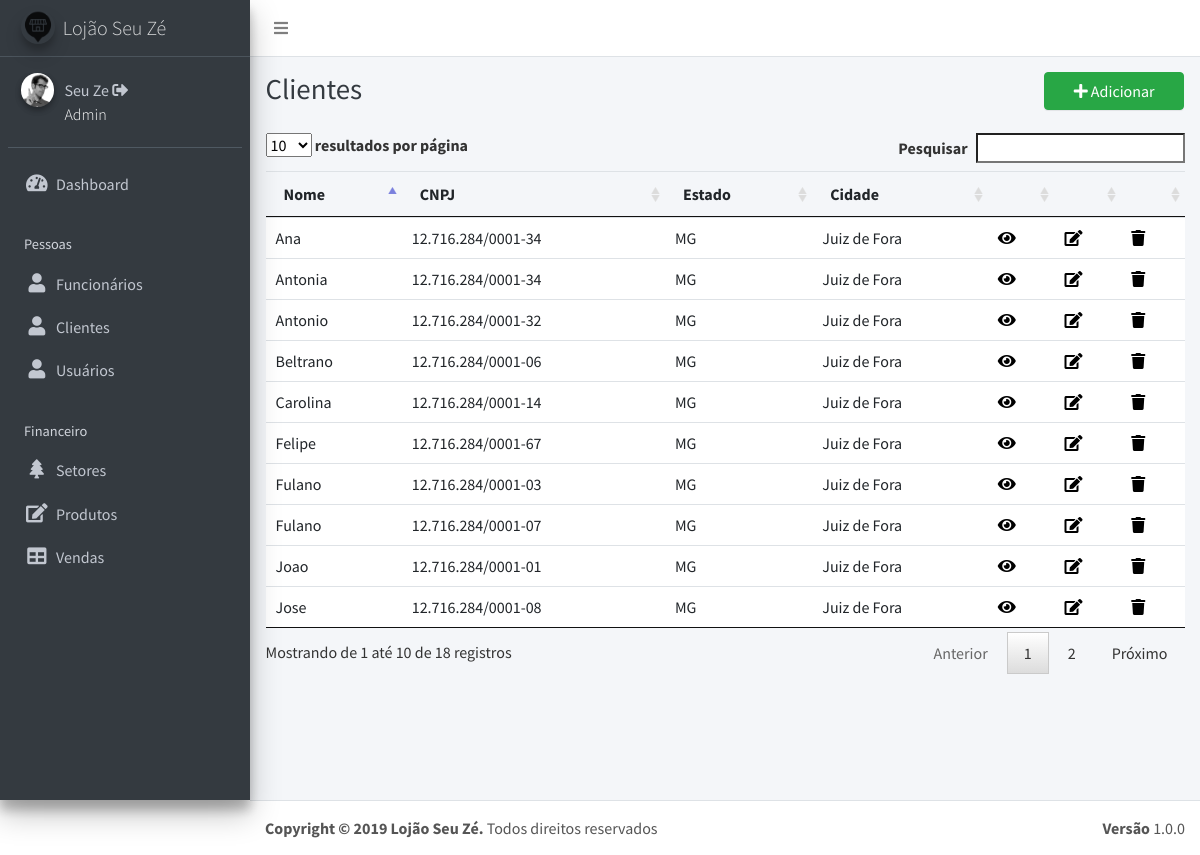
The page /listaClientes.php (signed in) on the database as committed earlier.
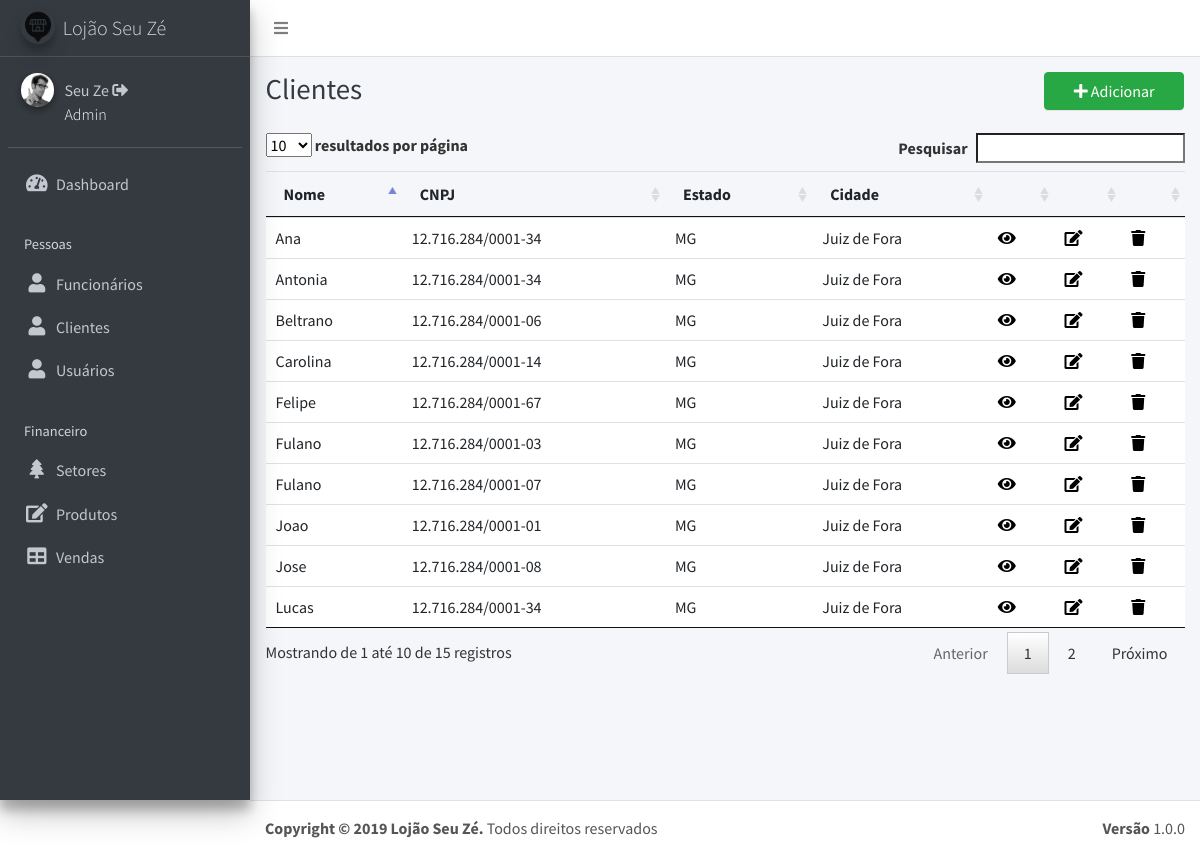
The same page on the database as committed later.
### tables this page shows
CREATE TABLE `usuarios` (
  `id` int(11) NOT NULL,
  `email` varchar(20) NOT NULL,
  `senha` varchar(40) NOT NULL,
  `tipo` varchar(11) NOT NULL,
  `nome` varchar(50) NOT NULL,
  `telefone` varchar(12) NOT NULL,
  `cpf` varchar(14) NOT NULL,
  `endereco` varchar(40) NOT NULL,
  `complemento` varchar(40) DEFAULT NULL,
  `cidade` varchar(40) NOT NULL,
  `estado` varchar(40) NOT NULL,
  `cep` varchar(10) NOT NULL,
  `cnpj` varchar(40) DEFAULT NULL,
  `nid` varchar(10) DEFAULT NULL,
  `salario` varchar(11) DEFAULT NULL,
  `cargo` varchar(40) DEFAULT NULL
);

### listaClientes.php (the view, shortened to what this page needs)
<?php require ('header.php'); ?>
<?php require ('dashboard.php'); ?>
<?php
$sql = "SELECT * FROM usuarios WHERE tipo='Cliente' ORDER BY id ASC";
$result = $conexao->query($sql);
?>
  <div class="content-wrapper">
    <div class="content-header">
      <div class="container-fluid">
        <div class="row mb-2">
          <div class="col-sm-3">
            <h1 class="m-0 text-dark">Clientes</h1>
          </div>
          <div class="col-sm-3">
          </div>
          <div class="col-sm-4">
          </div>
          <div class="col-sm-2">
            <a href="insertUsuario.php"><button type="button" class="btn btn-block btn-success"><i class="nav-icon fa fa-plus"></i> Adicionar</button></a>
          </div>
        </div>
      </div>
    </div>
    <section class="content">
      <div class="container-fluid">
        <div class="row">
          <section class="col-lg-12 connectedSortable">
            <table id="tabelinha" class="table table-hover">
              <thead>
                <tr>
                  <th>Nome</th>
                  <th>CNPJ</th>
                  <th>Estado</th>
                  <th>Cidade</th>
                  <th></th>
                  <th></th>
                  <th></th>
                </tr>
              </thead>
              <tbody>
                <?php
                if ($result->num_rows > 0) {
                    while ($row = $result->fetch_assoc()) {
                        echo "<tr href='viewUsuario.php?id=".$row['id']."' >";
                        echo "<td>" .$row["nome"] . "</td>";
                        echo "<td>" .$row["cnpj"] . "</td> ";
                        echo "<td>" .$row["estado"] . "</td>";
                        echo "<td>" .$row["cidade"] . "</td>";
                      ?>
                        <td><a href="viewUsuario.php?id=<?php echo $row['id'];?>" style="text-decoration: none;color: #000;" data-toggle="tooltip" title="Visualizar"><i class="fa fa-eye"></i></a></td>
                        <td><a href="updateCliente.php?id=<?php echo $row['id'];?>" style="text-decoration: none;color: #000;" data-toggle="tooltip" title="Editar"><i class="fa fa-edit"></i></a></td>
                        <td><a href="#" onclick="excluir(<?php echo $row['id'];?>)" style="text-decoration: none;color: #000;" data-toggle="tooltip" title="Excluir"><i class="fa fa-trash"></i></a></td>
                      <?php
                      echo "</tr>";
                    }
                }
                ?>
              </tbody>
            </table>
          </section>
        </div>
      </div>
    </section>
  </div>
<?php require ('footer.php');?>

### header.php (shortened to what this page needs)
<!DOCTYPE html>
<html>
<head>
  <link rel="stylesheet" href="https://use.fontawesome.com/releases/v5.8.1/css/all.css">
  <link rel="stylesheet" href="https://code.ionicframework.com/ionicons/2.0.1/css/ionicons.min.css">
  <link rel="stylesheet" href="dist/css/adminlte.min.css">
  <link rel="stylesheet" href="plugins/iCheck/flat/blue.css">
  <link rel="stylesheet" href="plugins/morris/morris.css">
  <link rel="stylesheet" href="plugins/jvectormap/jquery-jvectormap-1.2.2.css">
  <link rel="stylesheet" href="plugins/datepicker/datepicker3.css">
  <link rel="stylesheet" href="plugins/daterangepicker/daterangepicker-bs3.css">
  <link rel="stylesheet" href="plugins/bootstrap-wysihtml5/bootstrap3-wysihtml5.min.css">
  <link rel="stylesheet" type="text/css" href="plugins/datatables/jquery.dataTables.css">
</head>
<body class="hold-transition sidebar-mini">
<div class="wrapper">
  <nav class="main-header navbar navbar-expand bg-white navbar-light border-bottom">
    <ul class="navbar-nav">
      <li class="nav-item">
        <a class="nav-link" data-widget="pushmenu" href="#"><i class="fa fa-bars"></i></a>
      </li>
    </ul>
  </nav>

### dashboard.php
<aside class="main-sidebar sidebar-dark-primary elevation-4">
  <a href="index.php" class="brand-link">
    <img src="dist/img/logo.png" alt="AdminLTE Logo" class="brand-image img-circle elevation-3"
         style="opacity: .8">
    <span class="brand-text font-weight-light">Lojão Seu Zé</span>
  </a>
  <div class="sidebar">
    <div class="user-panel mt-3 pb-3 mb-3 d-flex">
      <div class="image">
        <img src="dist/img/user2-160x160.jpg" class="img-circle elevation-2" alt="Imagem Usuário">
      </div>
      <div class="info">
        <a href="viewUsuario.php?id=<?php echo $_SESSION['id'] ?>"> <?php echo $_SESSION['nome'] ; ?></a> <a href="logout.php"><i data-toggle="tooltip" title="Logout " class="fa fa-sign-out-alt"></i></a>
        <span class="brand-text font-weight-light d-block" style="color: #FFF;"> <?php echo $_SESSION['tipo']; ?></span>
      </div>
    </div>
    <nav class="mt-2">
      <ul class="nav nav-pills nav-sidebar flex-column" data-widget="treeview" role="menu" data-accordion="false">
        <li class="nav-item">
          <a href="index.php" class="nav-link">
            <i class="nav-icon fa fa-tachometer-alt"></i>
            <p>
              Dashboard
            </p>
          </a>
        </li>
        <li class="nav-header">Pessoas</li>
        <li class="nav-item">
          <a href="listaFuncionarios.php" class="nav-link">
            <i class="nav-icon fa fa-user"></i>
            <p>
              Funcionários
            </p>
          </a>
        </li>
        <li class="nav-item">
          <a href="listaClientes.php" class="nav-link">
            <i class="nav-icon fa fa-user"></i>
            <p>
              Clientes
            </p>
          </a>
        </li>
        <li class="nav-item">
          <a href="listaUsuario.php" class="nav-link">
            <i class="nav-icon fa fa-user"></i>
            <p>
              Usuários
            </p>
          </a>
        </li>
        <li class="nav-header">Financeiro</li>
        <li class="nav-item">
          <a href="#" class="nav-link">
            <i class="nav-icon fa fa-tree"></i>
            <p>
              Setores
            </p>
          </a>
        </li>
        <li class="nav-item">
          <a href="#" class="nav-link">
            <i class="nav-icon fa fa-edit"></i>
            <p>
              Produtos
            </p>
          </a>
        </li>
        <li class="nav-item">
          <a href="#" class="nav-link">
            <i class="nav-icon fa fa-table"></i>
            <p>
              Vendas
            </p>
          </a>
        </li>
      </ul>
    </nav>
  </div>
</aside>

### footer.php (shortened to what this page needs)
  <footer class="main-footer">
    <strong>Copyright &copy; 2019 Lojão Seu Zé.</strong>
    Todos direitos reservados
    <div class="float-right d-none d-sm-inline-block">
      <b>Versão</b> 1.0.0
    </div>
  </footer>
</div>
</body>
</html>

Rows that differ between the two databases and show on the page:
no longer on this page (row edited): usuarios: nome "Antonio", cnpj "12.716.284/0001-32", estado "MG", cidade "Juiz de Fora"
now on this page (row edited): usuarios: nome "Lucas", cnpj "12.716.284/0001-34", estado "MG", cidade "Juiz de Fora"
Other text that changed with them:
text written by a page script: "resultados por página Pesquisar Mostrando de 1 até 10 de 18 registros Anterior 1 2 Próximo" → "resultados por página Pesquisar Mostrando de 1 até 10 de 15 registros Anterior 1 2 Próximo"
